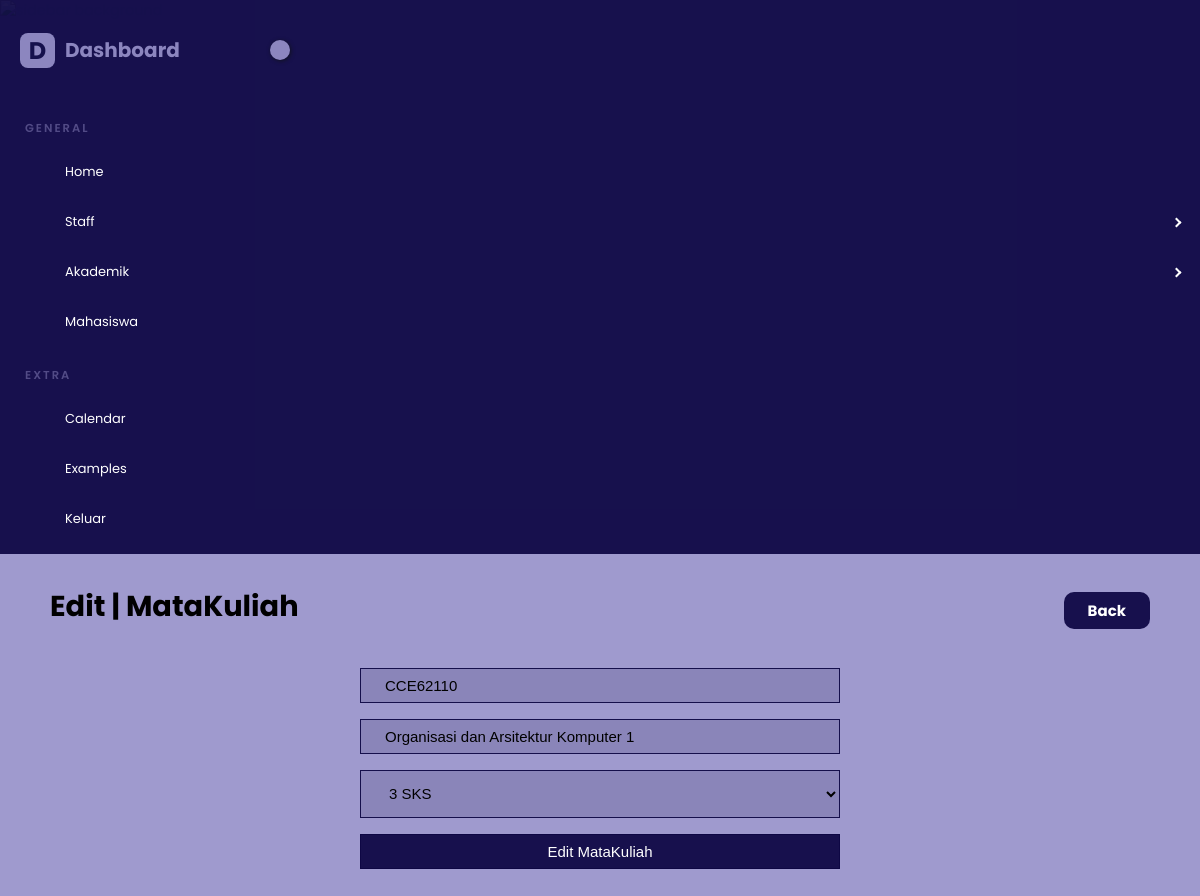
/admin/ubah-matkul.php?kode_matkul=CCE62110 (signed in), run on the app's committed database.
### tables this page shows
CREATE TABLE `mata_kuliah` (
  `kode_matkul` char(8) NOT NULL,
  `nama_matkul` varchar(255) DEFAULT NULL,
  `sks` char(1) DEFAULT NULL
);

### functions.php (called while the page is built, shortened)
<?php
$server = "localhost";
$username = "root";
$password = "";
$database = "krs";
$conn = mysqli_connect($server,$username,$password,$database);
function query($query) {
    global $conn;
    $result = mysqli_query($conn, $query);
    $rows = [];
    while( $row = mysqli_fetch_assoc(($result))) {
        $rows[] = $row;
    }
    return $rows;
}
?>

### admin/ubah-matkul.php (the view, shortened to what this page needs)
<?php
include "../functions.php";
$kode_matkul = $_GET["kode_matkul"];
$matkul = query("SELECT * FROM mata_kuliah WHERE kode_matkul = '$kode_matkul'")[0];
?>
<!DOCTYPE html>
<html lang="en">
<head>
    <link rel='stylesheet' href='https://cdn.jsdelivr.net/npm/remixicon@3.3.0/fonts/remixicon.css'>
    <link rel='stylesheet' href='https://unpkg.com/css-pro-layout@1.1.0/dist/css/css-pro-layout.css'>
    <link rel="stylesheet" href="./style.css">
</head>
<body>
    <div class="layout has-sidebar fixed-sidebar fixed-header">
        <?php include 'navbar.php'; ?>
        <div class="layout">
            <main class="content">
                <div class="container">
                    <div>
                        <h1>Edit | MataKuliah</h1>
                    </div>
                    <div>
                        <h1><a href="mata-kuliah.php" class=""><i class="ri-arrow-left-line"></i> Back</a></h1>
                    </div>
                </div>
                <div class="container-add">
                    <form action="" method="post">
                        <div class="isian">
                            <input type="text" class="form-control" name="kode_matkul" placeholder="Kode MataKuliah :"
                                value="<?= $matkul['kode_matkul']; ?>">
                        </div>
                        <div class="isian">
                            <input type="text" class="form-control" name="nama_matkul" placeholder="Nama MataKuliah :"
                                value="<?= $matkul['nama_matkul']; ?>">
                        </div>
                        <div class="isian">
                            <select name="sks" id="" class="form-control">
                                <option value="3" <?php if($matkul["sks"]=="3"){echo "selected";} ?>>3 SKS</option>
                            </select>
                        </div>
                        <div class="isian_">
                            <input type="submit" name="submit" value="Edit MataKuliah" class="">
                        </div>
                    </form>
                </div>
                <br />
            </main>
        </div>
    </div>
</body>
</html>

### admin/style.css (style rules this page uses)
:root { --primary: #0d0744ee; --sec: #9791caea; --bg: #010101; }
.layout { z-index: 1; }
.layout .content { padding: 12px 50px; display: flex; flex-direction: column; }
* { box-sizing: border-box; }
body { margin: 0; height: 100vh; font-family: "Poppins", sans-serif; background-color: var(--sec); font-size: 0.9rem; }
a { text-decoration: none; }
.container { display: flex; justify-content: space-between; }
.container a, .container2 a { background-color: var(--primary); border-radius: 10px; padding-left: 1.5rem; padding-right: 1.5rem; padding-top: 0.5rem; padding-bottom: 0.5rem; font-size: 15px; }
.container a, .container2 a { color: #fff; }
.container-add { border-radius: 10px; display: flex; align-items: center; justify-content: center; padding: 20px; padding-bottom: 60px; }
.container-add input, .container-add select { background-color: var(--sec); border: 1px solid var(--primary); padding-left: 1.5rem; padding-right: 1.5rem; padding-top: 0.5rem; padding-bottom: 0.5rem; font-size: 15px; width: 100%; }
.container-add .isian { margin-bottom: 1rem; background-color: var(--bg); }
.container-add .isian select { width: 30rem; height: 3rem; }
.container-add .isian_ input { background-color: var(--primary); color: #fff; }

### data on the page
mata_kuliah: kode_matkul "CCE62110", nama_matkul "Organisasi dan Arsitektur Komputer 1", sks "3 SKS"
